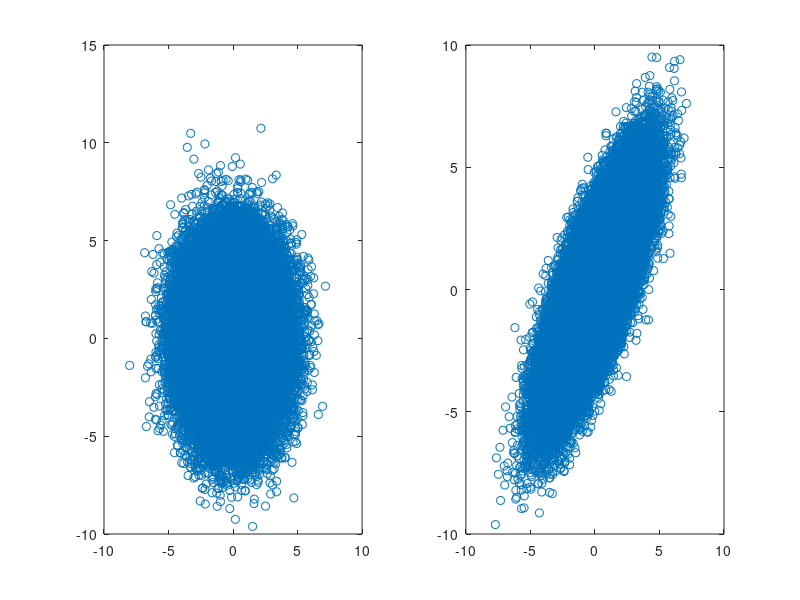

The MATLAB script that drew this image:
clear
clc
close all

N = 10^5;
sigma = [3,3;3,5];
R=chol(sigma);


s = randn(N,2)*R;
s1 = s(:,1);

s = randn(N,2)*R;
s2 = s(:,2);

s = randn(N,2)*R;

figure;
subplot(1,2,1)
plot(s1,s2,'o')
subplot(1,2,2)
plot(s(:,1),s(:,2),'o')

